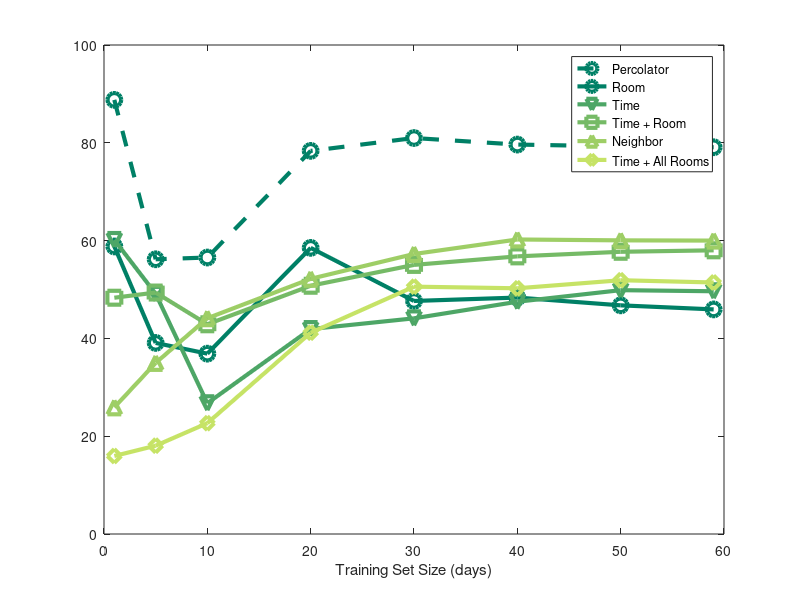

Recreate this plot in MATLAB.
houseF__day_1_2__day_0_1_3_tp = [7168.0];
houseF__day_1_2__day_0_1_3_fn = [906.0];
houseF_1_tpp = houseF__day_1_2__day_0_1_3_tp / (houseF__day_1_2__day_0_1_3_tp + houseF__day_1_2__day_0_1_3_fn);

houseF__day_1_6__day_0_1_3_tp = [4536.0];
houseF__day_1_6__day_0_1_3_fn = [3538.0];
houseF_5_tpp = houseF__day_1_6__day_0_1_3_tp / (houseF__day_1_6__day_0_1_3_tp + houseF__day_1_6__day_0_1_3_fn);

houseF__day_1_11__day_0_1_3_tp = [4565.0];
houseF__day_1_11__day_0_1_3_fn = [3509.0];
houseF_10_tpp = houseF__day_1_11__day_0_1_3_tp / (houseF__day_1_11__day_0_1_3_tp + houseF__day_1_11__day_0_1_3_fn);

houseF__day_1_21__day_0_1_3_tp = [6326.0];
houseF__day_1_21__day_0_1_3_fn = [1748.0];
houseF_20_tpp = houseF__day_1_21__day_0_1_3_tp / (houseF__day_1_21__day_0_1_3_tp + houseF__day_1_21__day_0_1_3_fn);

houseF__day_1_31__day_0_1_3_tp = [6538.0];
houseF__day_1_31__day_0_1_3_fn = [1536.0];
houseF_30_tpp = houseF__day_1_31__day_0_1_3_tp / (houseF__day_1_31__day_0_1_3_tp + houseF__day_1_31__day_0_1_3_fn);

houseF__day_1_41__day_0_1_3_tp = [6430.0];
houseF__day_1_41__day_0_1_3_fn = [1644.0];
houseF_40_tpp = houseF__day_1_41__day_0_1_3_tp / (houseF__day_1_41__day_0_1_3_tp + houseF__day_1_41__day_0_1_3_fn);

houseF__day_1_51__day_0_1_3_tp = [6400.0];
houseF__day_1_51__day_0_1_3_fn = [1674.0];
houseF_50_tpp = houseF__day_1_51__day_0_1_3_tp / (houseF__day_1_51__day_0_1_3_tp + houseF__day_1_51__day_0_1_3_fn);

houseF__day_1_60__day_0_1_3_tp = [6386.0];
houseF__day_1_60__day_0_1_3_fn = [1688.0];
houseF_59_tpp = houseF__day_1_60__day_0_1_3_tp / (houseF__day_1_60__day_0_1_3_tp + houseF__day_1_60__day_0_1_3_fn);

houseF_tpp = [houseF_1_tpp houseF_5_tpp houseF_10_tpp houseF_20_tpp houseF_30_tpp houseF_40_tpp houseF_50_tpp houseF_59_tpp];


% curRoomState
houseF_curRoomState_bedroom_1_stu_1_tp =  [4449.0];
houseF_curRoomState_bedroom_1_stu_1_fn =  [3625.0];
houseF_curRoomState_kitchen_motion_1_tp =  [3483.0];
houseF_curRoomState_kitchen_motion_1_fn =  [4591.0];
houseF_curRoomState_bathroom_motion_1_tp =  [6770.0];
houseF_curRoomState_bathroom_motion_1_fn =  [1304.0];
houseF_curRoomState_bedroom_3_anu_1_tp =  [4289.0];
houseF_curRoomState_bedroom_3_anu_1_fn =  [3785.0];
houseF_curRoomState_1_tp = houseF_curRoomState_bedroom_1_stu_1_tp + houseF_curRoomState_kitchen_motion_1_tp + houseF_curRoomState_bathroom_motion_1_tp + houseF_curRoomState_bedroom_3_anu_1_tp;
houseF_curRoomState_1_fn = houseF_curRoomState_bedroom_1_stu_1_fn + houseF_curRoomState_kitchen_motion_1_fn + houseF_curRoomState_bathroom_motion_1_fn + houseF_curRoomState_bedroom_3_anu_1_fn;
houseF_curRoomState_1_tpp = houseF_curRoomState_1_tp /(houseF_curRoomState_1_tp + houseF_curRoomState_1_fn);

houseF_curRoomState_livingroom_motionsensor_5_tp =  [2606.0];
houseF_curRoomState_livingroom_motionsensor_5_fn =  [5468.0];
houseF_curRoomState_bedroom_1_stu_5_tp =  [3135.0];
houseF_curRoomState_bedroom_1_stu_5_fn =  [4939.0];
houseF_curRoomState_bedroom_2_5_tp =  [3337.0];
houseF_curRoomState_bedroom_2_5_fn =  [4737.0];
houseF_curRoomState_kitchen_motion_5_tp =  [2443.0];
houseF_curRoomState_kitchen_motion_5_fn =  [5631.0];
houseF_curRoomState_passage_motion_5_tp =  [4095.0];
houseF_curRoomState_passage_motion_5_fn =  [3979.0];
houseF_curRoomState_bedroom_3_anu_5_tp =  [3314.0];
houseF_curRoomState_bedroom_3_anu_5_fn =  [4760.0];
houseF_curRoomState_5_tp = houseF_curRoomState_livingroom_motionsensor_5_tp + houseF_curRoomState_bedroom_1_stu_5_tp + houseF_curRoomState_bedroom_2_5_tp + houseF_curRoomState_kitchen_motion_5_tp + houseF_curRoomState_passage_motion_5_tp + houseF_curRoomState_bedroom_3_anu_5_tp;
houseF_curRoomState_5_fn = houseF_curRoomState_livingroom_motionsensor_5_fn + houseF_curRoomState_bedroom_1_stu_5_fn + houseF_curRoomState_bedroom_2_5_fn + houseF_curRoomState_kitchen_motion_5_fn + houseF_curRoomState_passage_motion_5_fn + houseF_curRoomState_bedroom_3_anu_5_fn;
houseF_curRoomState_5_tpp = houseF_curRoomState_5_tp /(houseF_curRoomState_5_tp + houseF_curRoomState_5_fn);

houseF_curRoomState_bedroom_1_stu_10_tp =  [3134.0];
houseF_curRoomState_bedroom_1_stu_10_fn =  [4940.0];
houseF_curRoomState_kitchen_motion_10_tp =  [2792.0];
houseF_curRoomState_kitchen_motion_10_fn =  [5282.0];
houseF_curRoomState_bedroom_3_anu_10_tp =  [3007.0];
houseF_curRoomState_bedroom_3_anu_10_fn =  [5067.0];
houseF_curRoomState_10_tp = houseF_curRoomState_bedroom_1_stu_10_tp + houseF_curRoomState_kitchen_motion_10_tp + houseF_curRoomState_bedroom_3_anu_10_tp;
houseF_curRoomState_10_fn = houseF_curRoomState_bedroom_1_stu_10_fn + houseF_curRoomState_kitchen_motion_10_fn + houseF_curRoomState_bedroom_3_anu_10_fn;
houseF_curRoomState_10_tpp = houseF_curRoomState_10_tp /(houseF_curRoomState_10_tp + houseF_curRoomState_10_fn);

houseF_curRoomState_livingroom_motionsensor_20_tp =  [4453.0];
houseF_curRoomState_livingroom_motionsensor_20_fn =  [3621.0];
houseF_curRoomState_bedroom_1_stu_20_tp =  [4434.0];
houseF_curRoomState_bedroom_1_stu_20_fn =  [3640.0];
houseF_curRoomState_bathroom_motion_20_tp =  [5286.0];
houseF_curRoomState_bathroom_motion_20_fn =  [2788.0];
houseF_curRoomState_20_tp = houseF_curRoomState_livingroom_motionsensor_20_tp + houseF_curRoomState_bedroom_1_stu_20_tp + houseF_curRoomState_bathroom_motion_20_tp;
houseF_curRoomState_20_fn = houseF_curRoomState_livingroom_motionsensor_20_fn + houseF_curRoomState_bedroom_1_stu_20_fn + houseF_curRoomState_bathroom_motion_20_fn;
houseF_curRoomState_20_tpp = houseF_curRoomState_20_tp /(houseF_curRoomState_20_tp + houseF_curRoomState_20_fn);

houseF_curRoomState_livingroom_motionsensor_30_tp =  [3661.0];
houseF_curRoomState_livingroom_motionsensor_30_fn =  [4413.0];
houseF_curRoomState_bedroom_1_stu_30_tp =  [4497.0];
houseF_curRoomState_bedroom_1_stu_30_fn =  [3577.0];
houseF_curRoomState_bedroom_2_30_tp =  [3133.0];
houseF_curRoomState_bedroom_2_30_fn =  [4941.0];
houseF_curRoomState_kitchen_motion_30_tp =  [4188.0];
houseF_curRoomState_kitchen_motion_30_fn =  [3886.0];
houseF_curRoomState_bathroom_motion_30_tp =  [4898.0];
houseF_curRoomState_bathroom_motion_30_fn =  [3176.0];
houseF_curRoomState_passage_motion_30_tp =  [3678.0];
houseF_curRoomState_passage_motion_30_fn =  [4396.0];
houseF_curRoomState_bedroom_3_anu_30_tp =  [2879.0];
houseF_curRoomState_bedroom_3_anu_30_fn =  [5195.0];
houseF_curRoomState_30_tp = houseF_curRoomState_livingroom_motionsensor_30_tp + houseF_curRoomState_bedroom_1_stu_30_tp + houseF_curRoomState_bedroom_2_30_tp + houseF_curRoomState_kitchen_motion_30_tp + houseF_curRoomState_bathroom_motion_30_tp + houseF_curRoomState_passage_motion_30_tp + houseF_curRoomState_bedroom_3_anu_30_tp;
houseF_curRoomState_30_fn = houseF_curRoomState_livingroom_motionsensor_30_fn + houseF_curRoomState_bedroom_1_stu_30_fn + houseF_curRoomState_bedroom_2_30_fn + houseF_curRoomState_kitchen_motion_30_fn + houseF_curRoomState_bathroom_motion_30_fn + houseF_curRoomState_passage_motion_30_fn + houseF_curRoomState_bedroom_3_anu_30_fn;
houseF_curRoomState_30_tpp = houseF_curRoomState_30_tp /(houseF_curRoomState_30_tp + houseF_curRoomState_30_fn);

houseF_curRoomState_livingroom_motionsensor_40_tp =  [3760.0];
houseF_curRoomState_livingroom_motionsensor_40_fn =  [4314.0];
houseF_curRoomState_bedroom_1_stu_40_tp =  [4326.0];
houseF_curRoomState_bedroom_1_stu_40_fn =  [3748.0];
houseF_curRoomState_bedroom_2_40_tp =  [4445.0];
houseF_curRoomState_bedroom_2_40_fn =  [3629.0];
houseF_curRoomState_kitchen_motion_40_tp =  [3586.0];
houseF_curRoomState_kitchen_motion_40_fn =  [4488.0];
houseF_curRoomState_bathroom_motion_40_tp =  [4209.0];
houseF_curRoomState_bathroom_motion_40_fn =  [3865.0];
houseF_curRoomState_passage_motion_40_tp =  [4086.0];
houseF_curRoomState_passage_motion_40_fn =  [3988.0];
houseF_curRoomState_bedroom_3_anu_40_tp =  [2914.0];
houseF_curRoomState_bedroom_3_anu_40_fn =  [5160.0];
houseF_curRoomState_40_tp = houseF_curRoomState_livingroom_motionsensor_40_tp + houseF_curRoomState_bedroom_1_stu_40_tp + houseF_curRoomState_bedroom_2_40_tp + houseF_curRoomState_kitchen_motion_40_tp + houseF_curRoomState_bathroom_motion_40_tp + houseF_curRoomState_passage_motion_40_tp + houseF_curRoomState_bedroom_3_anu_40_tp;
houseF_curRoomState_40_fn = houseF_curRoomState_livingroom_motionsensor_40_fn + houseF_curRoomState_bedroom_1_stu_40_fn + houseF_curRoomState_bedroom_2_40_fn + houseF_curRoomState_kitchen_motion_40_fn + houseF_curRoomState_bathroom_motion_40_fn + houseF_curRoomState_passage_motion_40_fn + houseF_curRoomState_bedroom_3_anu_40_fn;
houseF_curRoomState_40_tpp = houseF_curRoomState_40_tp /(houseF_curRoomState_40_tp + houseF_curRoomState_40_fn);

houseF_curRoomState_livingroom_motionsensor_50_tp =  [3708.0];
houseF_curRoomState_livingroom_motionsensor_50_fn =  [4366.0];
houseF_curRoomState_bedroom_1_stu_50_tp =  [4055.0];
houseF_curRoomState_bedroom_1_stu_50_fn =  [4019.0];
houseF_curRoomState_bedroom_2_50_tp =  [4826.0];
houseF_curRoomState_bedroom_2_50_fn =  [3248.0];
houseF_curRoomState_kitchen_motion_50_tp =  [2798.0];
houseF_curRoomState_kitchen_motion_50_fn =  [5276.0];
houseF_curRoomState_bathroom_motion_50_tp =  [4069.0];
houseF_curRoomState_bathroom_motion_50_fn =  [4005.0];
houseF_curRoomState_passage_motion_50_tp =  [4081.0];
houseF_curRoomState_passage_motion_50_fn =  [3993.0];
houseF_curRoomState_bedroom_3_anu_50_tp =  [2891.0];
houseF_curRoomState_bedroom_3_anu_50_fn =  [5183.0];
houseF_curRoomState_50_tp = houseF_curRoomState_livingroom_motionsensor_50_tp + houseF_curRoomState_bedroom_1_stu_50_tp + houseF_curRoomState_bedroom_2_50_tp + houseF_curRoomState_kitchen_motion_50_tp + houseF_curRoomState_bathroom_motion_50_tp + houseF_curRoomState_passage_motion_50_tp + houseF_curRoomState_bedroom_3_anu_50_tp;
houseF_curRoomState_50_fn = houseF_curRoomState_livingroom_motionsensor_50_fn + houseF_curRoomState_bedroom_1_stu_50_fn + houseF_curRoomState_bedroom_2_50_fn + houseF_curRoomState_kitchen_motion_50_fn + houseF_curRoomState_bathroom_motion_50_fn + houseF_curRoomState_passage_motion_50_fn + houseF_curRoomState_bedroom_3_anu_50_fn;
houseF_curRoomState_50_tpp = houseF_curRoomState_50_tp /(houseF_curRoomState_50_tp + houseF_curRoomState_50_fn);

houseF_curRoomState_livingroom_motionsensor_59_tp =  [3549.0];
houseF_curRoomState_livingroom_motionsensor_59_fn =  [4525.0];
houseF_curRoomState_bedroom_1_stu_59_tp =  [4214.0];
houseF_curRoomState_bedroom_1_stu_59_fn =  [3860.0];
houseF_curRoomState_bedroom_2_59_tp =  [4703.0];
houseF_curRoomState_bedroom_2_59_fn =  [3371.0];
houseF_curRoomState_kitchen_motion_59_tp =  [2780.0];
houseF_curRoomState_kitchen_motion_59_fn =  [5294.0];
houseF_curRoomState_bathroom_motion_59_tp =  [4075.0];
houseF_curRoomState_bathroom_motion_59_fn =  [3999.0];
houseF_curRoomState_passage_motion_59_tp =  [3733.0];
houseF_curRoomState_passage_motion_59_fn =  [4341.0];
houseF_curRoomState_bedroom_3_anu_59_tp =  [2904.0];
houseF_curRoomState_bedroom_3_anu_59_fn =  [5170.0];
houseF_curRoomState_59_tp = houseF_curRoomState_livingroom_motionsensor_59_tp + houseF_curRoomState_bedroom_1_stu_59_tp + houseF_curRoomState_bedroom_2_59_tp + houseF_curRoomState_kitchen_motion_59_tp + houseF_curRoomState_bathroom_motion_59_tp + houseF_curRoomState_passage_motion_59_tp + houseF_curRoomState_bedroom_3_anu_59_tp;
houseF_curRoomState_59_fn = houseF_curRoomState_livingroom_motionsensor_59_fn + houseF_curRoomState_bedroom_1_stu_59_fn + houseF_curRoomState_bedroom_2_59_fn + houseF_curRoomState_kitchen_motion_59_fn + houseF_curRoomState_bathroom_motion_59_fn + houseF_curRoomState_passage_motion_59_fn + houseF_curRoomState_bedroom_3_anu_59_fn;
houseF_curRoomState_59_tpp = houseF_curRoomState_59_tp /(houseF_curRoomState_59_tp + houseF_curRoomState_59_fn);

houseF_curRoomState_tpp = [houseF_curRoomState_1_tpp houseF_curRoomState_5_tpp houseF_curRoomState_10_tpp houseF_curRoomState_20_tpp houseF_curRoomState_30_tpp houseF_curRoomState_40_tpp houseF_curRoomState_50_tpp houseF_curRoomState_59_tpp];


% curTime
houseF_curTime_1_tp = [4855.0];
houseF_curTime_1_fn = [3219.0];
houseF_curTime_1_tpp = houseF_curTime_1_tp / (houseF_curTime_1_tp + houseF_curTime_1_fn);

houseF_curTime_5_tp = [3966.0];
houseF_curTime_5_fn = [4108.0];
houseF_curTime_5_tpp = houseF_curTime_5_tp / (houseF_curTime_5_tp + houseF_curTime_5_fn);

houseF_curTime_10_tp = [2159.0];
houseF_curTime_10_fn = [5915.0];
houseF_curTime_10_tpp = houseF_curTime_10_tp / (houseF_curTime_10_tp + houseF_curTime_10_fn);

houseF_curTime_20_tp = [3384.0];
houseF_curTime_20_fn = [4690.0];
houseF_curTime_20_tpp = houseF_curTime_20_tp / (houseF_curTime_20_tp + houseF_curTime_20_fn);

houseF_curTime_30_tp = [3561.0];
houseF_curTime_30_fn = [4513.0];
houseF_curTime_30_tpp = houseF_curTime_30_tp / (houseF_curTime_30_tp + houseF_curTime_30_fn);

houseF_curTime_40_tp = [3835.0];
houseF_curTime_40_fn = [4239.0];
houseF_curTime_40_tpp = houseF_curTime_40_tp / (houseF_curTime_40_tp + houseF_curTime_40_fn);

houseF_curTime_50_tp = [4026.0];
houseF_curTime_50_fn = [4048.0];
houseF_curTime_50_tpp = houseF_curTime_50_tp / (houseF_curTime_50_tp + houseF_curTime_50_fn);

houseF_curTime_59_tp = [4008.0];
houseF_curTime_59_fn = [4066.0];
houseF_curTime_59_tpp = houseF_curTime_59_tp / (houseF_curTime_59_tp + houseF_curTime_59_fn);

houseF_curTime_tpp = [houseF_curTime_1_tpp houseF_curTime_5_tpp houseF_curTime_10_tpp houseF_curTime_20_tpp houseF_curTime_30_tpp houseF_curTime_40_tpp houseF_curTime_50_tpp houseF_curTime_59_tpp];


% curTimeState
houseF_curTimeState_livingroom_motionsensor_1_tp =  [3354.0];
houseF_curTimeState_livingroom_motionsensor_1_fn =  [4720.0];
houseF_curTimeState_bedroom_1_stu_1_tp =  [4213.0];
houseF_curTimeState_bedroom_1_stu_1_fn =  [3861.0];
houseF_curTimeState_bedroom_2_1_tp =  [3649.0];
houseF_curTimeState_bedroom_2_1_fn =  [4425.0];
houseF_curTimeState_kitchen_motion_1_tp =  [4033.0];
houseF_curTimeState_kitchen_motion_1_fn =  [4041.0];
houseF_curTimeState_bathroom_motion_1_tp =  [3714.0];
houseF_curTimeState_bathroom_motion_1_fn =  [4360.0];
houseF_curTimeState_passage_motion_1_tp =  [4271.0];
houseF_curTimeState_passage_motion_1_fn =  [3803.0];
houseF_curTimeState_bedroom_3_anu_1_tp =  [4074.0];
houseF_curTimeState_bedroom_3_anu_1_fn =  [4000.0];
houseF_curTimeState_1_tp = houseF_curTimeState_livingroom_motionsensor_1_tp + houseF_curTimeState_bedroom_1_stu_1_tp + houseF_curTimeState_bedroom_2_1_tp + houseF_curTimeState_kitchen_motion_1_tp + houseF_curTimeState_bathroom_motion_1_tp + houseF_curTimeState_passage_motion_1_tp + houseF_curTimeState_bedroom_3_anu_1_tp;
houseF_curTimeState_1_fn = houseF_curTimeState_livingroom_motionsensor_1_fn + houseF_curTimeState_bedroom_1_stu_1_fn + houseF_curTimeState_bedroom_2_1_fn + houseF_curTimeState_kitchen_motion_1_fn + houseF_curTimeState_bathroom_motion_1_fn + houseF_curTimeState_passage_motion_1_fn + houseF_curTimeState_bedroom_3_anu_1_fn;
houseF_curTimeState_1_tpp = houseF_curTimeState_1_tp /(houseF_curTimeState_1_tp + houseF_curTimeState_1_fn);

houseF_curTimeState_livingroom_motionsensor_5_tp =  [3669.0];
houseF_curTimeState_livingroom_motionsensor_5_fn =  [4405.0];
houseF_curTimeState_bedroom_1_stu_5_tp =  [4517.0];
houseF_curTimeState_bedroom_1_stu_5_fn =  [3557.0];
houseF_curTimeState_bedroom_2_5_tp =  [2936.0];
houseF_curTimeState_bedroom_2_5_fn =  [5138.0];
houseF_curTimeState_bathroom_motion_5_tp =  [4204.0];
houseF_curTimeState_bathroom_motion_5_fn =  [3870.0];
houseF_curTimeState_bedroom_3_anu_5_tp =  [4608.0];
houseF_curTimeState_bedroom_3_anu_5_fn =  [3466.0];
houseF_curTimeState_5_tp = houseF_curTimeState_livingroom_motionsensor_5_tp + houseF_curTimeState_bedroom_1_stu_5_tp + houseF_curTimeState_bedroom_2_5_tp + houseF_curTimeState_bathroom_motion_5_tp + houseF_curTimeState_bedroom_3_anu_5_tp;
houseF_curTimeState_5_fn = houseF_curTimeState_livingroom_motionsensor_5_fn + houseF_curTimeState_bedroom_1_stu_5_fn + houseF_curTimeState_bedroom_2_5_fn + houseF_curTimeState_bathroom_motion_5_fn + houseF_curTimeState_bedroom_3_anu_5_fn;
houseF_curTimeState_5_tpp = houseF_curTimeState_5_tp /(houseF_curTimeState_5_tp + houseF_curTimeState_5_fn);

houseF_curTimeState_bedroom_1_stu_10_tp =  [3590.0];
houseF_curTimeState_bedroom_1_stu_10_fn =  [4484.0];
houseF_curTimeState_bedroom_2_10_tp =  [2898.0];
houseF_curTimeState_bedroom_2_10_fn =  [5176.0];
houseF_curTimeState_kitchen_motion_10_tp =  [2949.0];
houseF_curTimeState_kitchen_motion_10_fn =  [5125.0];
houseF_curTimeState_passage_motion_10_tp =  [3363.0];
houseF_curTimeState_passage_motion_10_fn =  [4711.0];
houseF_curTimeState_bedroom_3_anu_10_tp =  [4514.0];
houseF_curTimeState_bedroom_3_anu_10_fn =  [3560.0];
houseF_curTimeState_10_tp = houseF_curTimeState_bedroom_1_stu_10_tp + houseF_curTimeState_bedroom_2_10_tp + houseF_curTimeState_kitchen_motion_10_tp + houseF_curTimeState_passage_motion_10_tp + houseF_curTimeState_bedroom_3_anu_10_tp;
houseF_curTimeState_10_fn = houseF_curTimeState_bedroom_1_stu_10_fn + houseF_curTimeState_bedroom_2_10_fn + houseF_curTimeState_kitchen_motion_10_fn + houseF_curTimeState_passage_motion_10_fn + houseF_curTimeState_bedroom_3_anu_10_fn;
houseF_curTimeState_10_tpp = houseF_curTimeState_10_tp /(houseF_curTimeState_10_tp + houseF_curTimeState_10_fn);

houseF_curTimeState_livingroom_motionsensor_20_tp =  [4213.0];
houseF_curTimeState_livingroom_motionsensor_20_fn =  [3861.0];
houseF_curTimeState_bedroom_1_stu_20_tp =  [4091.0];
houseF_curTimeState_bedroom_1_stu_20_fn =  [3983.0];
houseF_curTimeState_bedroom_2_20_tp =  [3791.0];
houseF_curTimeState_bedroom_2_20_fn =  [4283.0];
houseF_curTimeState_kitchen_motion_20_tp =  [4048.0];
houseF_curTimeState_kitchen_motion_20_fn =  [4026.0];
houseF_curTimeState_bathroom_motion_20_tp =  [4367.0];
houseF_curTimeState_bathroom_motion_20_fn =  [3707.0];
houseF_curTimeState_passage_motion_20_tp =  [4229.0];
houseF_curTimeState_passage_motion_20_fn =  [3845.0];
houseF_curTimeState_bedroom_3_anu_20_tp =  [3954.0];
houseF_curTimeState_bedroom_3_anu_20_fn =  [4120.0];
houseF_curTimeState_20_tp = houseF_curTimeState_livingroom_motionsensor_20_tp + houseF_curTimeState_bedroom_1_stu_20_tp + houseF_curTimeState_bedroom_2_20_tp + houseF_curTimeState_kitchen_motion_20_tp + houseF_curTimeState_bathroom_motion_20_tp + houseF_curTimeState_passage_motion_20_tp + houseF_curTimeState_bedroom_3_anu_20_tp;
houseF_curTimeState_20_fn = houseF_curTimeState_livingroom_motionsensor_20_fn + houseF_curTimeState_bedroom_1_stu_20_fn + houseF_curTimeState_bedroom_2_20_fn + houseF_curTimeState_kitchen_motion_20_fn + houseF_curTimeState_bathroom_motion_20_fn + houseF_curTimeState_passage_motion_20_fn + houseF_curTimeState_bedroom_3_anu_20_fn;
houseF_curTimeState_20_tpp = houseF_curTimeState_20_tp /(houseF_curTimeState_20_tp + houseF_curTimeState_20_fn);

houseF_curTimeState_livingroom_motionsensor_30_tp =  [4561.0];
houseF_curTimeState_livingroom_motionsensor_30_fn =  [3513.0];
houseF_curTimeState_bedroom_1_stu_30_tp =  [4638.0];
houseF_curTimeState_bedroom_1_stu_30_fn =  [3436.0];
houseF_curTimeState_bedroom_2_30_tp =  [4765.0];
houseF_curTimeState_bedroom_2_30_fn =  [3309.0];
houseF_curTimeState_kitchen_motion_30_tp =  [4193.0];
houseF_curTimeState_kitchen_motion_30_fn =  [3881.0];
houseF_curTimeState_bathroom_motion_30_tp =  [4518.0];
houseF_curTimeState_bathroom_motion_30_fn =  [3556.0];
houseF_curTimeState_passage_motion_30_tp =  [4634.0];
houseF_curTimeState_passage_motion_30_fn =  [3440.0];
houseF_curTimeState_bedroom_3_anu_30_tp =  [3794.0];
houseF_curTimeState_bedroom_3_anu_30_fn =  [4280.0];
houseF_curTimeState_30_tp = houseF_curTimeState_livingroom_motionsensor_30_tp + houseF_curTimeState_bedroom_1_stu_30_tp + houseF_curTimeState_bedroom_2_30_tp + houseF_curTimeState_kitchen_motion_30_tp + houseF_curTimeState_bathroom_motion_30_tp + houseF_curTimeState_passage_motion_30_tp + houseF_curTimeState_bedroom_3_anu_30_tp;
houseF_curTimeState_30_fn = houseF_curTimeState_livingroom_motionsensor_30_fn + houseF_curTimeState_bedroom_1_stu_30_fn + houseF_curTimeState_bedroom_2_30_fn + houseF_curTimeState_kitchen_motion_30_fn + houseF_curTimeState_bathroom_motion_30_fn + houseF_curTimeState_passage_motion_30_fn + houseF_curTimeState_bedroom_3_anu_30_fn;
houseF_curTimeState_30_tpp = houseF_curTimeState_30_tp /(houseF_curTimeState_30_tp + houseF_curTimeState_30_fn);

houseF_curTimeState_livingroom_motionsensor_40_tp =  [4700.0];
houseF_curTimeState_livingroom_motionsensor_40_fn =  [3374.0];
houseF_curTimeState_bedroom_1_stu_40_tp =  [4727.0];
houseF_curTimeState_bedroom_1_stu_40_fn =  [3347.0];
houseF_curTimeState_bedroom_2_40_tp =  [5250.0];
houseF_curTimeState_bedroom_2_40_fn =  [2824.0];
houseF_curTimeState_kitchen_motion_40_tp =  [4220.0];
houseF_curTimeState_kitchen_motion_40_fn =  [3854.0];
houseF_curTimeState_bathroom_motion_40_tp =  [4552.0];
houseF_curTimeState_bathroom_motion_40_fn =  [3522.0];
houseF_curTimeState_passage_motion_40_tp =  [4753.0];
houseF_curTimeState_passage_motion_40_fn =  [3321.0];
houseF_curTimeState_bedroom_3_anu_40_tp =  [3887.0];
houseF_curTimeState_bedroom_3_anu_40_fn =  [4187.0];
houseF_curTimeState_40_tp = houseF_curTimeState_livingroom_motionsensor_40_tp + houseF_curTimeState_bedroom_1_stu_40_tp + houseF_curTimeState_bedroom_2_40_tp + houseF_curTimeState_kitchen_motion_40_tp + houseF_curTimeState_bathroom_motion_40_tp + houseF_curTimeState_passage_motion_40_tp + houseF_curTimeState_bedroom_3_anu_40_tp;
houseF_curTimeState_40_fn = houseF_curTimeState_livingroom_motionsensor_40_fn + houseF_curTimeState_bedroom_1_stu_40_fn + houseF_curTimeState_bedroom_2_40_fn + houseF_curTimeState_kitchen_motion_40_fn + houseF_curTimeState_bathroom_motion_40_fn + houseF_curTimeState_passage_motion_40_fn + houseF_curTimeState_bedroom_3_anu_40_fn;
houseF_curTimeState_40_tpp = houseF_curTimeState_40_tp /(houseF_curTimeState_40_tp + houseF_curTimeState_40_fn);

houseF_curTimeState_livingroom_motionsensor_50_tp =  [4773.0];
houseF_curTimeState_livingroom_motionsensor_50_fn =  [3301.0];
houseF_curTimeState_bedroom_1_stu_50_tp =  [4687.0];
houseF_curTimeState_bedroom_1_stu_50_fn =  [3387.0];
houseF_curTimeState_bedroom_2_50_tp =  [5167.0];
houseF_curTimeState_bedroom_2_50_fn =  [2907.0];
houseF_curTimeState_kitchen_motion_50_tp =  [4406.0];
houseF_curTimeState_kitchen_motion_50_fn =  [3668.0];
houseF_curTimeState_bathroom_motion_50_tp =  [4659.0];
houseF_curTimeState_bathroom_motion_50_fn =  [3415.0];
houseF_curTimeState_passage_motion_50_tp =  [4897.0];
houseF_curTimeState_passage_motion_50_fn =  [3177.0];
houseF_curTimeState_bedroom_3_anu_50_tp =  [4029.0];
houseF_curTimeState_bedroom_3_anu_50_fn =  [4045.0];
houseF_curTimeState_50_tp = houseF_curTimeState_livingroom_motionsensor_50_tp + houseF_curTimeState_bedroom_1_stu_50_tp + houseF_curTimeState_bedroom_2_50_tp + houseF_curTimeState_kitchen_motion_50_tp + houseF_curTimeState_bathroom_motion_50_tp + houseF_curTimeState_passage_motion_50_tp + houseF_curTimeState_bedroom_3_anu_50_tp;
houseF_curTimeState_50_fn = houseF_curTimeState_livingroom_motionsensor_50_fn + houseF_curTimeState_bedroom_1_stu_50_fn + houseF_curTimeState_bedroom_2_50_fn + houseF_curTimeState_kitchen_motion_50_fn + houseF_curTimeState_bathroom_motion_50_fn + houseF_curTimeState_passage_motion_50_fn + houseF_curTimeState_bedroom_3_anu_50_fn;
houseF_curTimeState_50_tpp = houseF_curTimeState_50_tp /(houseF_curTimeState_50_tp + houseF_curTimeState_50_fn);

houseF_curTimeState_livingroom_motionsensor_59_tp =  [4827.0];
houseF_curTimeState_livingroom_motionsensor_59_fn =  [3247.0];
houseF_curTimeState_bedroom_1_stu_59_tp =  [4709.0];
houseF_curTimeState_bedroom_1_stu_59_fn =  [3365.0];
houseF_curTimeState_bedroom_2_59_tp =  [5221.0];
houseF_curTimeState_bedroom_2_59_fn =  [2853.0];
houseF_curTimeState_kitchen_motion_59_tp =  [4400.0];
houseF_curTimeState_kitchen_motion_59_fn =  [3674.0];
houseF_curTimeState_bathroom_motion_59_tp =  [4656.0];
houseF_curTimeState_bathroom_motion_59_fn =  [3418.0];
houseF_curTimeState_passage_motion_59_tp =  [4915.0];
houseF_curTimeState_passage_motion_59_fn =  [3159.0];
houseF_curTimeState_bedroom_3_anu_59_tp =  [4061.0];
houseF_curTimeState_bedroom_3_anu_59_fn =  [4013.0];
houseF_curTimeState_59_tp = houseF_curTimeState_livingroom_motionsensor_59_tp + houseF_curTimeState_bedroom_1_stu_59_tp + houseF_curTimeState_bedroom_2_59_tp + houseF_curTimeState_kitchen_motion_59_tp + houseF_curTimeState_bathroom_motion_59_tp + houseF_curTimeState_passage_motion_59_tp + houseF_curTimeState_bedroom_3_anu_59_tp;
houseF_curTimeState_59_fn = houseF_curTimeState_livingroom_motionsensor_59_fn + houseF_curTimeState_bedroom_1_stu_59_fn + houseF_curTimeState_bedroom_2_59_fn + houseF_curTimeState_kitchen_motion_59_fn + houseF_curTimeState_bathroom_motion_59_fn + houseF_curTimeState_passage_motion_59_fn + houseF_curTimeState_bedroom_3_anu_59_fn;
houseF_curTimeState_59_tpp = houseF_curTimeState_59_tp /(houseF_curTimeState_59_tp + houseF_curTimeState_59_fn);

houseF_curTimeState_tpp = [houseF_curTimeState_1_tpp houseF_curTimeState_5_tpp houseF_curTimeState_10_tpp houseF_curTimeState_20_tpp houseF_curTimeState_30_tpp houseF_curTimeState_40_tpp houseF_curTimeState_50_tpp houseF_curTimeState_59_tpp];


% neighbor
houseF_neighborRoomState_livingroom_motionsensor_1_tp =  [2264.0];
houseF_neighborRoomState_livingroom_motionsensor_1_fn =  [5810.0];
houseF_neighborRoomState_bedroom_1_stu_1_tp =  [1842.0];
houseF_neighborRoomState_bedroom_1_stu_1_fn =  [6232.0];
houseF_neighborRoomState_bedroom_2_1_tp =  [2602.0];
houseF_neighborRoomState_bedroom_2_1_fn =  [5472.0];
houseF_neighborRoomState_passage_motion_1_tp =  [1656.0];
houseF_neighborRoomState_passage_motion_1_fn =  [6418.0];
houseF_neighborRoomState_1_tp = houseF_neighborRoomState_livingroom_motionsensor_1_tp + houseF_neighborRoomState_bedroom_1_stu_1_tp + houseF_neighborRoomState_bedroom_2_1_tp + houseF_neighborRoomState_passage_motion_1_tp;
houseF_neighborRoomState_1_fn = houseF_neighborRoomState_livingroom_motionsensor_1_fn + houseF_neighborRoomState_bedroom_1_stu_1_fn + houseF_neighborRoomState_bedroom_2_1_fn + houseF_neighborRoomState_passage_motion_1_fn;
houseF_neighborRoomState_1_tpp = houseF_neighborRoomState_1_tp /(houseF_neighborRoomState_1_tp + houseF_neighborRoomState_1_fn);

houseF_neighborRoomState_livingroom_motionsensor_5_tp =  [3665.0];
houseF_neighborRoomState_livingroom_motionsensor_5_fn =  [4409.0];
houseF_neighborRoomState_bedroom_2_5_tp =  [3012.0];
houseF_neighborRoomState_bedroom_2_5_fn =  [5062.0];
houseF_neighborRoomState_passage_motion_5_tp =  [1798.0];
houseF_neighborRoomState_passage_motion_5_fn =  [6276.0];
houseF_neighborRoomState_5_tp = houseF_neighborRoomState_livingroom_motionsensor_5_tp + houseF_neighborRoomState_bedroom_2_5_tp + houseF_neighborRoomState_passage_motion_5_tp;
houseF_neighborRoomState_5_fn = houseF_neighborRoomState_livingroom_motionsensor_5_fn + houseF_neighborRoomState_bedroom_2_5_fn + houseF_neighborRoomState_passage_motion_5_fn;
houseF_neighborRoomState_5_tpp = houseF_neighborRoomState_5_tp /(houseF_neighborRoomState_5_tp + houseF_neighborRoomState_5_fn);

houseF_neighborRoomState_livingroom_motionsensor_10_tp =  [3741.0];
houseF_neighborRoomState_livingroom_motionsensor_10_fn =  [4333.0];
houseF_neighborRoomState_bedroom_1_stu_10_tp =  [3749.0];
houseF_neighborRoomState_bedroom_1_stu_10_fn =  [4325.0];
houseF_neighborRoomState_bedroom_2_10_tp =  [3671.0];
houseF_neighborRoomState_bedroom_2_10_fn =  [4403.0];
houseF_neighborRoomState_kitchen_motion_10_tp =  [3457.0];
houseF_neighborRoomState_kitchen_motion_10_fn =  [4617.0];
houseF_neighborRoomState_bedroom_3_anu_10_tp =  [3194.0];
houseF_neighborRoomState_bedroom_3_anu_10_fn =  [4880.0];
houseF_neighborRoomState_10_tp = houseF_neighborRoomState_livingroom_motionsensor_10_tp + houseF_neighborRoomState_bedroom_1_stu_10_tp + houseF_neighborRoomState_bedroom_2_10_tp + houseF_neighborRoomState_kitchen_motion_10_tp + houseF_neighborRoomState_bedroom_3_anu_10_tp;
houseF_neighborRoomState_10_fn = houseF_neighborRoomState_livingroom_motionsensor_10_fn + houseF_neighborRoomState_bedroom_1_stu_10_fn + houseF_neighborRoomState_bedroom_2_10_fn + houseF_neighborRoomState_kitchen_motion_10_fn + houseF_neighborRoomState_bedroom_3_anu_10_fn;
houseF_neighborRoomState_10_tpp = houseF_neighborRoomState_10_tp /(houseF_neighborRoomState_10_tp + houseF_neighborRoomState_10_fn);

houseF_neighborRoomState_livingroom_motionsensor_20_tp =  [4177.0];
houseF_neighborRoomState_livingroom_motionsensor_20_fn =  [3897.0];
houseF_neighborRoomState_bedroom_1_stu_20_tp =  [4481.0];
houseF_neighborRoomState_bedroom_1_stu_20_fn =  [3593.0];
houseF_neighborRoomState_bedroom_2_20_tp =  [4316.0];
houseF_neighborRoomState_bedroom_2_20_fn =  [3758.0];
houseF_neighborRoomState_kitchen_motion_20_tp =  [4361.0];
houseF_neighborRoomState_kitchen_motion_20_fn =  [3713.0];
houseF_neighborRoomState_bathroom_motion_20_tp =  [4613.0];
houseF_neighborRoomState_bathroom_motion_20_fn =  [3461.0];
houseF_neighborRoomState_passage_motion_20_tp =  [4012.0];
houseF_neighborRoomState_passage_motion_20_fn =  [4062.0];
houseF_neighborRoomState_bedroom_3_anu_20_tp =  [3535.0];
houseF_neighborRoomState_bedroom_3_anu_20_fn =  [4539.0];
houseF_neighborRoomState_20_tp = houseF_neighborRoomState_livingroom_motionsensor_20_tp + houseF_neighborRoomState_bedroom_1_stu_20_tp + houseF_neighborRoomState_bedroom_2_20_tp + houseF_neighborRoomState_kitchen_motion_20_tp + houseF_neighborRoomState_bathroom_motion_20_tp + houseF_neighborRoomState_passage_motion_20_tp + houseF_neighborRoomState_bedroom_3_anu_20_tp;
houseF_neighborRoomState_20_fn = houseF_neighborRoomState_livingroom_motionsensor_20_fn + houseF_neighborRoomState_bedroom_1_stu_20_fn + houseF_neighborRoomState_bedroom_2_20_fn + houseF_neighborRoomState_kitchen_motion_20_fn + houseF_neighborRoomState_bathroom_motion_20_fn + houseF_neighborRoomState_passage_motion_20_fn + houseF_neighborRoomState_bedroom_3_anu_20_fn;
houseF_neighborRoomState_20_tpp = houseF_neighborRoomState_20_tp /(houseF_neighborRoomState_20_tp + houseF_neighborRoomState_20_fn);

houseF_neighborRoomState_livingroom_motionsensor_30_tp =  [4561.0];
houseF_neighborRoomState_livingroom_motionsensor_30_fn =  [3513.0];
houseF_neighborRoomState_bedroom_1_stu_30_tp =  [5336.0];
houseF_neighborRoomState_bedroom_1_stu_30_fn =  [2738.0];
houseF_neighborRoomState_bedroom_2_30_tp =  [4713.0];
houseF_neighborRoomState_bedroom_2_30_fn =  [3361.0];
houseF_neighborRoomState_kitchen_motion_30_tp =  [4603.0];
houseF_neighborRoomState_kitchen_motion_30_fn =  [3471.0];
houseF_neighborRoomState_bathroom_motion_30_tp =  [4989.0];
houseF_neighborRoomState_bathroom_motion_30_fn =  [3085.0];
houseF_neighborRoomState_passage_motion_30_tp =  [4393.0];
houseF_neighborRoomState_passage_motion_30_fn =  [3681.0];
houseF_neighborRoomState_bedroom_3_anu_30_tp =  [3767.0];
houseF_neighborRoomState_bedroom_3_anu_30_fn =  [4307.0];
houseF_neighborRoomState_30_tp = houseF_neighborRoomState_livingroom_motionsensor_30_tp + houseF_neighborRoomState_bedroom_1_stu_30_tp + houseF_neighborRoomState_bedroom_2_30_tp + houseF_neighborRoomState_kitchen_motion_30_tp + houseF_neighborRoomState_bathroom_motion_30_tp + houseF_neighborRoomState_passage_motion_30_tp + houseF_neighborRoomState_bedroom_3_anu_30_tp;
houseF_neighborRoomState_30_fn = houseF_neighborRoomState_livingroom_motionsensor_30_fn + houseF_neighborRoomState_bedroom_1_stu_30_fn + houseF_neighborRoomState_bedroom_2_30_fn + houseF_neighborRoomState_kitchen_motion_30_fn + houseF_neighborRoomState_bathroom_motion_30_fn + houseF_neighborRoomState_passage_motion_30_fn + houseF_neighborRoomState_bedroom_3_anu_30_fn;
houseF_neighborRoomState_30_tpp = houseF_neighborRoomState_30_tp /(houseF_neighborRoomState_30_tp + houseF_neighborRoomState_30_fn);

houseF_neighborRoomState_livingroom_motionsensor_40_tp =  [4749.0];
houseF_neighborRoomState_livingroom_motionsensor_40_fn =  [3325.0];
houseF_neighborRoomState_bedroom_1_stu_40_tp =  [5808.0];
houseF_neighborRoomState_bedroom_1_stu_40_fn =  [2266.0];
houseF_neighborRoomState_bedroom_2_40_tp =  [5209.0];
houseF_neighborRoomState_bedroom_2_40_fn =  [2865.0];
houseF_neighborRoomState_kitchen_motion_40_tp =  [4766.0];
houseF_neighborRoomState_kitchen_motion_40_fn =  [3308.0];
houseF_neighborRoomState_bathroom_motion_40_tp =  [5148.0];
houseF_neighborRoomState_bathroom_motion_40_fn =  [2926.0];
houseF_neighborRoomState_passage_motion_40_tp =  [4541.0];
houseF_neighborRoomState_passage_motion_40_fn =  [3533.0];
houseF_neighborRoomState_bedroom_3_anu_40_tp =  [3819.0];
houseF_neighborRoomState_bedroom_3_anu_40_fn =  [4255.0];
houseF_neighborRoomState_40_tp = houseF_neighborRoomState_livingroom_motionsensor_40_tp + houseF_neighborRoomState_bedroom_1_stu_40_tp + houseF_neighborRoomState_bedroom_2_40_tp + houseF_neighborRoomState_kitchen_motion_40_tp + houseF_neighborRoomState_bathroom_motion_40_tp + houseF_neighborRoomState_passage_motion_40_tp + houseF_neighborRoomState_bedroom_3_anu_40_tp;
houseF_neighborRoomState_40_fn = houseF_neighborRoomState_livingroom_motionsensor_40_fn + houseF_neighborRoomState_bedroom_1_stu_40_fn + houseF_neighborRoomState_bedroom_2_40_fn + houseF_neighborRoomState_kitchen_motion_40_fn + houseF_neighborRoomState_bathroom_motion_40_fn + houseF_neighborRoomState_passage_motion_40_fn + houseF_neighborRoomState_bedroom_3_anu_40_fn;
houseF_neighborRoomState_40_tpp = houseF_neighborRoomState_40_tp /(houseF_neighborRoomState_40_tp + houseF_neighborRoomState_40_fn);

houseF_neighborRoomState_livingroom_motionsensor_50_tp =  [4771.0];
houseF_neighborRoomState_livingroom_motionsensor_50_fn =  [3303.0];
houseF_neighborRoomState_bedroom_1_stu_50_tp =  [5614.0];
houseF_neighborRoomState_bedroom_1_stu_50_fn =  [2460.0];
houseF_neighborRoomState_bedroom_2_50_tp =  [5093.0];
houseF_neighborRoomState_bedroom_2_50_fn =  [2981.0];
houseF_neighborRoomState_kitchen_motion_50_tp =  [4883.0];
houseF_neighborRoomState_kitchen_motion_50_fn =  [3191.0];
houseF_neighborRoomState_bathroom_motion_50_tp =  [5155.0];
houseF_neighborRoomState_bathroom_motion_50_fn =  [2919.0];
houseF_neighborRoomState_passage_motion_50_tp =  [4570.0];
houseF_neighborRoomState_passage_motion_50_fn =  [3504.0];
houseF_neighborRoomState_bedroom_3_anu_50_tp =  [3853.0];
houseF_neighborRoomState_bedroom_3_anu_50_fn =  [4221.0];
houseF_neighborRoomState_50_tp = houseF_neighborRoomState_livingroom_motionsensor_50_tp + houseF_neighborRoomState_bedroom_1_stu_50_tp + houseF_neighborRoomState_bedroom_2_50_tp + houseF_neighborRoomState_kitchen_motion_50_tp + houseF_neighborRoomState_bathroom_motion_50_tp + houseF_neighborRoomState_passage_motion_50_tp + houseF_neighborRoomState_bedroom_3_anu_50_tp;
houseF_neighborRoomState_50_fn = houseF_neighborRoomState_livingroom_motionsensor_50_fn + houseF_neighborRoomState_bedroom_1_stu_50_fn + houseF_neighborRoomState_bedroom_2_50_fn + houseF_neighborRoomState_kitchen_motion_50_fn + houseF_neighborRoomState_bathroom_motion_50_fn + houseF_neighborRoomState_passage_motion_50_fn + houseF_neighborRoomState_bedroom_3_anu_50_fn;
houseF_neighborRoomState_50_tpp = houseF_neighborRoomState_50_tp /(houseF_neighborRoomState_50_tp + houseF_neighborRoomState_50_fn);

houseF_neighborRoomState_livingroom_motionsensor_59_tp =  [4769.0];
houseF_neighborRoomState_livingroom_motionsensor_59_fn =  [3305.0];
houseF_neighborRoomState_bedroom_1_stu_59_tp =  [5569.0];
houseF_neighborRoomState_bedroom_1_stu_59_fn =  [2505.0];
houseF_neighborRoomState_bedroom_2_59_tp =  [5045.0];
houseF_neighborRoomState_bedroom_2_59_fn =  [3029.0];
houseF_neighborRoomState_kitchen_motion_59_tp =  [4975.0];
houseF_neighborRoomState_kitchen_motion_59_fn =  [3099.0];
houseF_neighborRoomState_bathroom_motion_59_tp =  [5138.0];
houseF_neighborRoomState_bathroom_motion_59_fn =  [2936.0];
houseF_neighborRoomState_passage_motion_59_tp =  [4543.0];
houseF_neighborRoomState_passage_motion_59_fn =  [3531.0];
houseF_neighborRoomState_bedroom_3_anu_59_tp =  [3872.0];
houseF_neighborRoomState_bedroom_3_anu_59_fn =  [4202.0];
houseF_neighborRoomState_59_tp = houseF_neighborRoomState_livingroom_motionsensor_59_tp + houseF_neighborRoomState_bedroom_1_stu_59_tp + houseF_neighborRoomState_bedroom_2_59_tp + houseF_neighborRoomState_kitchen_motion_59_tp + houseF_neighborRoomState_bathroom_motion_59_tp + houseF_neighborRoomState_passage_motion_59_tp + houseF_neighborRoomState_bedroom_3_anu_59_tp;
houseF_neighborRoomState_59_fn = houseF_neighborRoomState_livingroom_motionsensor_59_fn + houseF_neighborRoomState_bedroom_1_stu_59_fn + houseF_neighborRoomState_bedroom_2_59_fn + houseF_neighborRoomState_kitchen_motion_59_fn + houseF_neighborRoomState_bathroom_motion_59_fn + houseF_neighborRoomState_passage_motion_59_fn + houseF_neighborRoomState_bedroom_3_anu_59_fn;
houseF_neighborRoomState_59_tpp = houseF_neighborRoomState_59_tp /(houseF_neighborRoomState_59_tp + houseF_neighborRoomState_59_fn);

houseF_neighborRoomState_tpp = [houseF_neighborRoomState_1_tpp houseF_neighborRoomState_5_tpp houseF_neighborRoomState_10_tpp houseF_neighborRoomState_20_tpp houseF_neighborRoomState_30_tpp houseF_neighborRoomState_40_tpp houseF_neighborRoomState_50_tpp houseF_neighborRoomState_59_tpp];


% full
houseF_full_1_tp = [1288.0];
houseF_full_1_fn = [6786.0];
houseF_full_1_tpp = houseF_full_1_tp / (houseF_full_1_tp + houseF_full_1_fn);

houseF_full_5_tp = [1458.0];
houseF_full_5_fn = [6616.0];
houseF_full_5_tpp = houseF_full_5_tp / (houseF_full_5_tp + houseF_full_5_fn);

houseF_full_10_tp = [1830.0];
houseF_full_10_fn = [6244.0];
houseF_full_10_tpp = houseF_full_10_tp / (houseF_full_10_tp + houseF_full_10_fn);

houseF_full_20_tp = [3323.0];
houseF_full_20_fn = [4751.0];
houseF_full_20_tpp = houseF_full_20_tp / (houseF_full_20_tp + houseF_full_20_fn);

houseF_full_30_tp = [4084.0];
houseF_full_30_fn = [3990.0];
houseF_full_30_tpp = houseF_full_30_tp / (houseF_full_30_tp + houseF_full_30_fn);

houseF_full_40_tp = [4057.0];
houseF_full_40_fn = [4017.0];
houseF_full_40_tpp = houseF_full_40_tp / (houseF_full_40_tp + houseF_full_40_fn);

houseF_full_50_tp = [4190.0];
houseF_full_50_fn = [3884.0];
houseF_full_50_tpp = houseF_full_50_tp / (houseF_full_50_tp + houseF_full_50_fn);

houseF_full_59_tp = [4153.0];
houseF_full_59_fn = [3921.0];
houseF_full_59_tpp = houseF_full_59_tp / (houseF_full_59_tp + houseF_full_59_fn);

houseF_full_tpp = [houseF_full_1_tpp houseF_full_5_tpp houseF_full_10_tpp houseF_full_20_tpp houseF_full_30_tpp houseF_full_40_tpp houseF_full_50_tpp houseF_full_59_tpp];

colors = colormap('summer');

trainingSetSize = [1 5 10 20 30 40 50 59];

plot(trainingSetSize, houseF_tpp * 100, '--o', 'Color', colors(1, :), 'LineWidth', 3, 'MarkerSize', 10);
hold on
plot(trainingSetSize, houseF_curRoomState_tpp * 100, '-o', 'Color', colors(1, :), 'LineWidth', 3, 'MarkerSize', 10);
plot(trainingSetSize, houseF_curTime_tpp * 100, '-v', 'Color', colors(20, :), 'LineWidth', 3, 'MarkerSize', 10);
plot(trainingSetSize, houseF_curTimeState_tpp * 100, '-s', 'Color', colors(30, :), 'LineWidth', 3, 'MarkerSize', 10);
plot(trainingSetSize, houseF_neighborRoomState_tpp * 100, '-^', 'Color', colors(40, :), 'LineWidth', 3, 'MarkerSize', 10);
plot(trainingSetSize, houseF_full_tpp * 100, '-d', 'Color', colors(50, :), 'LineWidth', 3, 'MarkerSize', 10);
 
legend({'Percolator', 'Room', 'Time', 'Time + Room', 'Neighbor', 'Time + All Rooms'}, 'Location', 'Best')
xlabel('Training Set Size (days)')